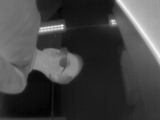
#> input picture Current_Software_Modules/GeometricStitch/Inputs/rgb1.png, 160 x 120 px
$ python diagonalSlice.py
#> lines starting #> are read from the running program, lines starting #| are printed output that depends on the picture
#!/usr/bin/env python3
import numpy as np
import cv2
import math
import time
import sys
import pdb
from fractions import Fraction
from matplotlib import pyplot as plt
from random import randrange

def write_image(fileName,data):
    cv2.imwrite(str(fileName)+".png",data);

def diagImgSlice(toprow,topcol,botrow,botcol): #output: topDiag, botDiag
    # read input image
#> called with toprow = 0, topcol = 160, botrow = 120, botcol = 0
    image = cv2.imread('Inputs/rgb1.png',cv2.IMREAD_COLOR); #image
#> image is the input picture: shape (120, 160, 3); min 0, max 255, mean 67.5

    #initialize arrays to hold each side of slice
    topDiag = np.zeros(image.shape);
    botDiag = np.zeros(image.shape);

   #define diagonal slice using slope. Simplify to find most accurate diagonal path
    slope = Fraction(botrow-toprow,topcol-botcol);
    rise  = slope.numerator;
    run   = slope.denominator;
    print(rise,run,sep="/")
    #check to make sure imgrabing num cols here
    lenCols = topcol;
    riseCount = 0;

    #iterate through rows starting at topx row and ending at botx row
    for i in range(0,botrow-toprow):

        if riseCount > (rise-1):
            lenCols -= run;
            riseCount = 1;
        else:
            riseCount+=1;

        print(lenCols)
        topDiag[i,:lenCols] = image[i,0:lenCols,:];
        botDiag[i,lenCols:] = image[i,lenCols:,:];
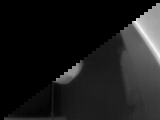
#> botDiag: shape (120, 160, 3) float64; min 0, max 248, mean 27.7
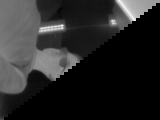
#> topDiag: shape (120, 160, 3) float64; min 0, max 255, mean 39.8
#> after the loop, lenCols = 4; riseCount = 3

    #write output arrays to png files
    cv2.imwrite("Outputs/topDiag.png",topDiag);
    cv2.imwrite("Outputs/botDiag.png",botDiag);

def diagImgStitch(toprow,topcol,botrow,botcol): #output: topDiag, botDiag
    # read input image
#> called with toprow = 0, topcol = 160, botrow = 120, botcol = 0
    image1 = cv2.imread('Outputs/topDiag.png',cv2.IMREAD_COLOR); #image 1
    image2 = cv2.imread('Outputs/botDiag.png',cv2.IMREAD_COLOR);#image 2

    finalImage = np.zeros(image1.shape);

   #define diagonal slice using slope. Simplify to find most accurate diagonal path
    slope = Fraction(botrow-toprow,topcol-botcol);
    rise  = slope.numerator;
    run   = slope.denominator;
    print(rise,run,sep="/")
    #check to make sure imgrabing num cols here
    lenCols = topcol;
    riseCount = 0;

    #iterate through rows starting at topx row and ending at botx row
    for i in range(0,botrow-toprow):

        if riseCount > (rise-1):
            lenCols -= run;
            riseCount = 1;
        else:
            riseCount+=1;

        print(lenCols)

        #Left = image1[i,:lenCols,:];
        #Right = image2[i,lenCols:,:];

        finalImage[i,:lenCols,:] = image1[i,:lenCols,:];
        finalImage[i,lenCols:,:] = image2[i,lenCols:,:];
#> after the loop, lenCols = 4; riseCount = 3

    #write output arrays to png files
    cv2.imwrite("Outputs/StitchedImg.png",finalImage);

# diagImgSlice(toprow,topcol,botrow,botcol)
botrow = 0; botcol = 160; toprow = 120; topcol = 0;

diagImgSlice(0,160,120,0) #img is 120,160,3
diagImgStitch(0,160,120,0)

$ run again, with Current_Software_Modules/GeometricStitch/Inputs/stitch4.png copied over Current_Software_Modules/GeometricStitch/Inputs/rgb1.png
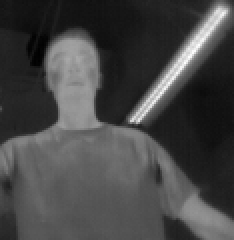
#> input picture Current_Software_Modules/GeometricStitch/Inputs/stitch4.png, 117 x 120 px (shown 2 times larger)
#> in diagImgSlice, image is the input picture: shape (120, 117, 3); min 0, max 254, mean 70.1
#> after the loop in diagImgSlice, `for i in range(0,botrow-toprow):`:
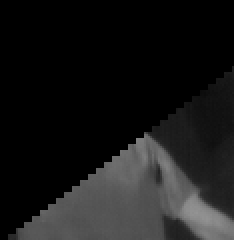
#> botDiag: shape (120, 117, 3) float64 (shown 2 times larger); min 0, max 148, mean 24.2
#> after the loop in diagImgSlice, `for i in range(0,botrow-toprow):`:
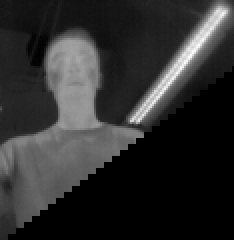
#> topDiag: shape (120, 117, 3) float64 (shown 2 times larger); min 0, max 254, mean 45.8
#> after the loop in diagImgSlice, `for i in range(0,botrow-toprow):`: lenCols = 4; riseCount = 3
#> after the loop in diagImgStitch, `for i in range(0,botrow-toprow):`: lenCols = 4; riseCount = 3
